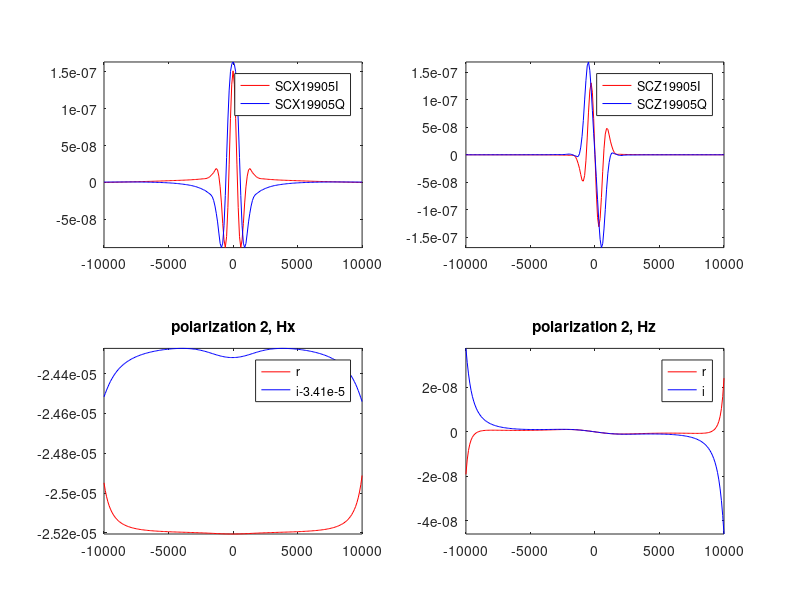

Reproduce this figure in MATLAB.

d1 = load("data1.txt");
d2 = load("data2.txt");

d3 = load("data.csv");

d2 = d2(2:end-1, :);

% 500 Hz
%xI = d3(:,27) ;  xQ = d3(:,28);
%zI = d3(:,107) ; zQ = d3(:,108);

% 12 Hz
%xI = d3(:,7) ;  xQ = d3(:,8);
%zI = d3(:,87) ; zQ = d3(:,88);

% 19905 Hz
xI = d3(:,9) ;  xQ = d3(:,10);
zI = d3(:,89) ; zQ = d3(:,90);

figure(1)

subplot(2,2, 1)
hold off
plot(d3(:,1), xI, 'r')
hold on
plot(d3(:,1), xQ, 'b')
axis tight
legend('SCX19905I','SCX19905Q')


subplot(2,2, 2)
hold off
plot(d3(:,1), zI, 'r')
hold on
plot(d3(:,1), zQ, 'b')
axis tight
legend('SCZ19905I','SCZ19905Q')



subplot(2,2, 3)
hold off
plot(d2(:,1), d2(:,4), 'r')
hold on
plot(d2(:,1), d2(:,5)-3.41e-5, 'b')
legend('r','i-3.41e-5')
axis tight
title('polarization 2, Hx')


subplot(2,2, 4)
hold off
plot(d2(:,1), d2(:,8), 'r')
hold on
plot(d2(:,1), d2(:,9), 'b')
legend('r','i')
axis tight
title('polarization 2, Hz')
